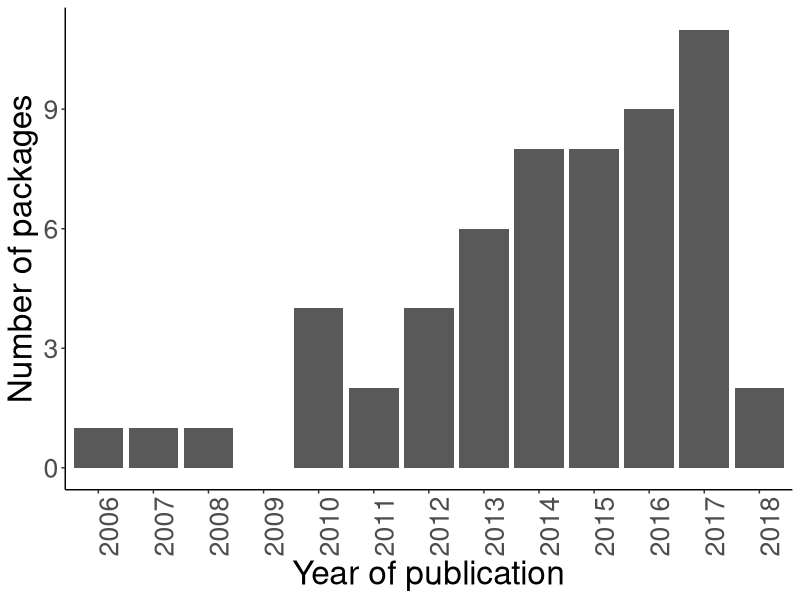

Source code (R):
# Barplot of packages per year

library(ggplot2)
library(tidyverse)

# Table with information of all packages from the survey
data <- read_csv("RmovementPackagesInformation.csv")
# only keeping columns that we will use
data <- data[,c("Package","Year")]
# Loading the names of packages we include in the review
mov_pac <- read.csv("packages_paper.csv",stringsAsFactors = FALSE)
mov_pac[mov_pac == "SGAT/TripEstimation"] <- "SGAT"
mov_pac[mov_pac == "TwGeos/BAStag"] <- "TwGeos"
mov_pac[mov_pac == "ukfsst/kfsst"] <- "ukfsst"

ind.mov.pac <- match(mov_pac$Package,data$Package)
data <- data[ind.mov.pac,]

# counting packages per year
theTable <- as.data.frame(table(data$Year))
colnames(theTable) <- c("Year","Total")

# in case there are some years without publication of packages
theTable$Year <- as.numeric(levels(theTable$Year))
range_year <- range(theTable$Year)
values_year <- range_year[1]:range_year[2]
missing_years <- setdiff(values_year,theTable$Year)

theTable <- rbind.data.frame(cbind.data.frame(Year=missing_years,Total=rep(0,length(missing_years))),theTable)
theTable$Year <- factor(theTable$Year,levels = sort(theTable$Year))


plot_year_counts <- ggplot(theTable, aes(x=Year, y=Total)) +
  geom_bar(stat="identity", position="identity") +
  xlab('Year of publication') + ylab("Number of packages")+ 
  theme_classic() + theme(text = element_text(size=24), axis.text.x = element_text(angle=90,hjust = 1))
ggsave("packages_per_year.pdf",plot=plot_year_counts, width = 10, height = 10)
